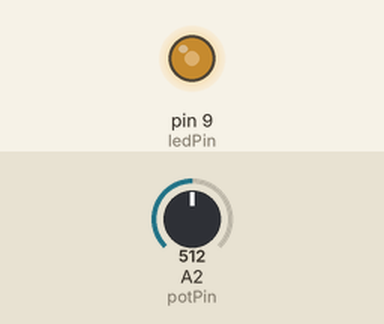
This sketch was run on a simulated Arduino Uno, built with avr-gcc and run on an emulated ATmega328P. Parts: output pins drawn as LEDs (lit = HIGH). The inputs (shaded band) are chosen by the test bench; at power-on: A2 (potPin) = 512.

Above: at 1.2 s.
1.3 s: A2 (potPin) set to 716
At 2.5 s:
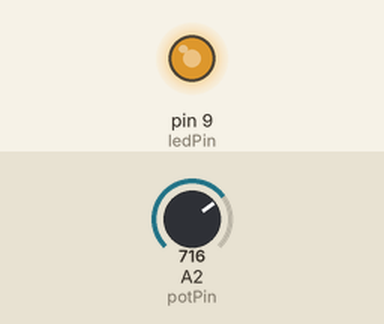
2.8 s: A2 (potPin) set to 900
At 3.7 s:
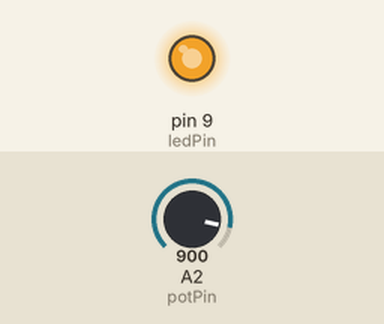
4.3 s: A2 (potPin) set to 122
At 4.9 s:
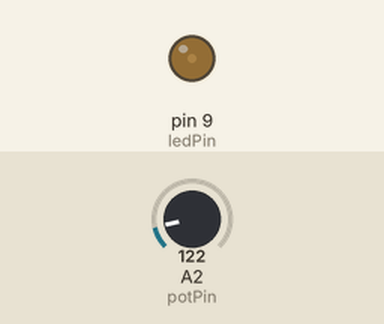
5.8 s: A2 (potPin) set to 0
At 7.2 s:
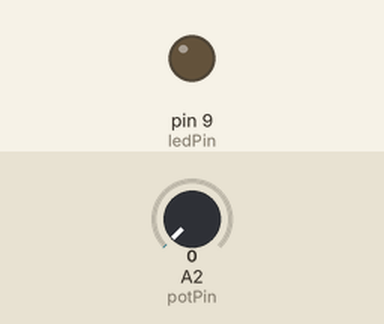
Timing chart, 0 to 8.3 s (numbered marks = the images above; inputs shaded):
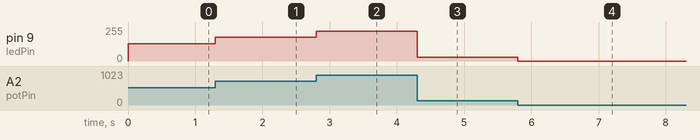

The sketch:

PotDimmer.pde
```cpp
/*
 * PotDimmer
 * ---------
 *
 * Use a potentiometer to adjust the brightness of an PWM'd LED
 *
 */

int potPin = 2;    // select the input pin for the potentiometer
int ledPin = 9;   // select the pin for the LED
int val = 0;       // variable to store the value coming from the sensor

void setup() {
  pinMode(ledPin, OUTPUT);  // declare the ledPin as an OUTPUT
}

void loop() {
  val = analogRead(potPin);    // read the value from the sensor
  val = val/4;                 // convert from 0-1023 to 0-255
  analogWrite(ledPin, val);    // turn the ledPin on
}
```

Measured:
- after the input at 1.3 s, pin 9 (ledPin): 128/255 → 179/255 at once
- after the input at 2.8 s, pin 9 (ledPin): 179/255 → 225/255 at once
- after the input at 4.3 s, pin 9 (ledPin): 225/255 → 30/255 at once
- after the input at 5.8 s, pin 9 (ledPin): 30/255 → 0/255 at once
